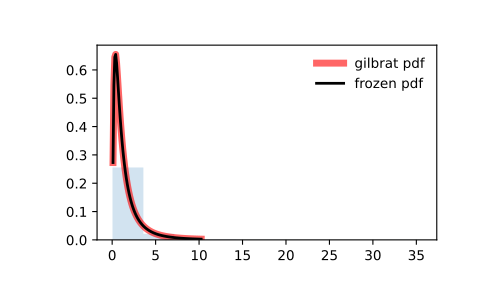

The script that drew this image:
from scipy.stats import gilbrat
import matplotlib.pyplot as plt
fig, ax = plt.subplots(1, 1)

# Calculate the first four moments:

mean, var, skew, kurt = gilbrat.stats(moments='mvsk')

# Display the probability density function (``pdf``):

x = np.linspace(gilbrat.ppf(0.01),
                gilbrat.ppf(0.99), 100)
ax.plot(x, gilbrat.pdf(x),
       'r-', lw=5, alpha=0.6, label='gilbrat pdf')

# Alternatively, the distribution object can be called (as a function)
# to fix the shape, location and scale parameters. This returns a "frozen"
# RV object holding the given parameters fixed.

# Freeze the distribution and display the frozen ``pdf``:

rv = gilbrat()
ax.plot(x, rv.pdf(x), 'k-', lw=2, label='frozen pdf')

# Check accuracy of ``cdf`` and ``ppf``:

vals = gilbrat.ppf([0.001, 0.5, 0.999])
np.allclose([0.001, 0.5, 0.999], gilbrat.cdf(vals))
# True

# Generate random numbers:

r = gilbrat.rvs(size=1000)

# And compare the histogram:

ax.hist(r, density=True, histtype='stepfilled', alpha=0.2)
ax.legend(loc='best', frameon=False)
plt.show()
